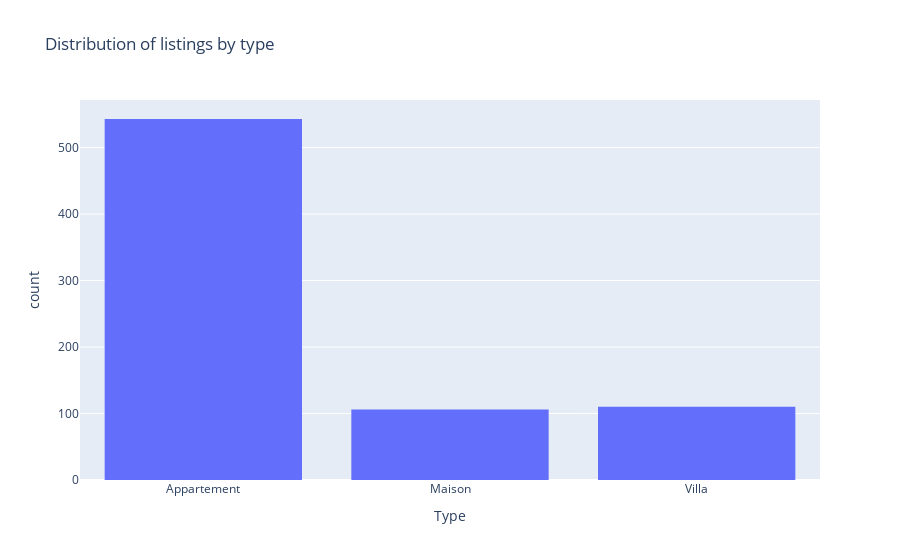

Here is the notebook cell this chart was saved with:
### Code cell
# distribution of listings by type using plotly
fig1 = px.histogram(data1, x='Type', title='Distribution of listings by type')
fig1.show()

### Figure 1 — Plotly figure (JSON) as saved in the notebook; plotly's stock layout.template omitted (floating-point values rounded to 4 significant figures; data arrays with more than 128 entries replaced by an {"elided": "..."} marker saying what was removed)
{"data": [{"alignmentgroup": "True", "bingroup": "x", "hovertemplate": "Type=%{x}<br>count=%{y}<extra></extra>", "legendgroup": "", "marker": {"color": "#636efa", "pattern": {"shape": ""}}, "name": "", "offsetgroup": "", "orientation": "v", "showlegend": false, "type": "histogram", "x": {"elided": "759 str values"}, "xaxis": "x", "yaxis": "y"}], "layout": {"barmode": "relative", "legend": {"tracegroupgap": 0}, "title": {"text": "Distribution of listings by type"}, "xaxis": {"anchor": "y", "domain": [0, 1], "title": {"text": "Type"}}, "yaxis": {"anchor": "x", "domain": [0, 1], "title": {"text": "count"}}}}
